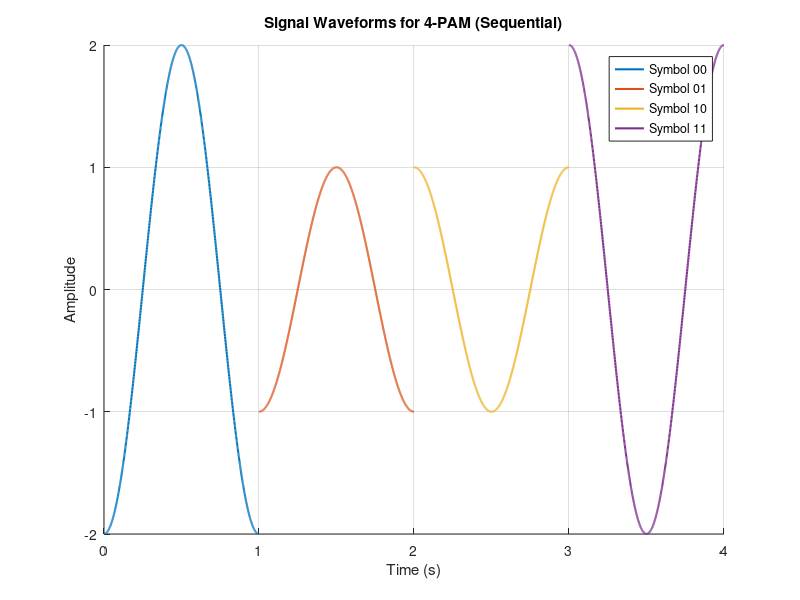
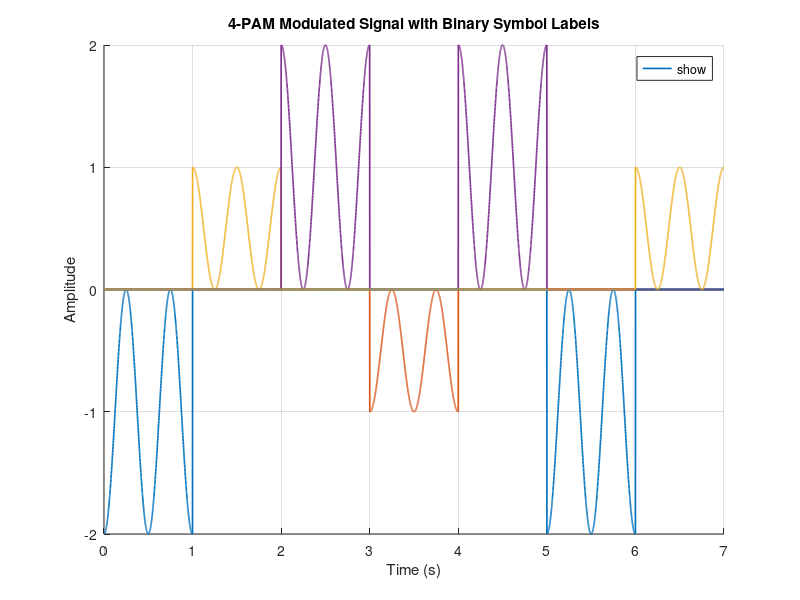

Recreate these plots in MATLAB, in order.
% MATLAB Script for 4-PAM Modulation with Matched Colors
clc;
clear;
close all;

%% User Inputs
M = 4; % M-PAM order (e.g., 4 for 4-PAM)
A = [-2, -1, 1, 2]; % Amplitudes corresponding to M-PAM symbols
binary_sequence = '00101101110010'; % Binary sequence to transmit
fs = 1000; % Sampling frequency (samples per second)
fc = 1; % Carrier frequency in Hz
T = 1; % Symbol duration in seconds

% Validate Inputs
if length(A) ~= M
    error('Number of amplitudes must match the M-PAM order.');
end
if mod(length(binary_sequence), log2(M)) ~= 0
    error('Binary sequence length must be a multiple of log2(M).');
end

% Derived Parameters
symbols = cellstr(dec2bin(0:M-1)); % Binary symbols as cell array of strings
t_wave = linspace(0, T, fs); % Time vector for one symbol duration
gT = cos(2 * pi * fc * t_wave); % Carrier signal gT(t)
symbol_map = containers.Map(symbols, A); % Map binary symbols to amplitudes
sequence_length = length(binary_sequence) / log2(M); % Number of symbols

% Predefine Colors for Consistent Symbol Representation
color_map = lines(M); % Generate M unique colors using MATLAB's "lines" colormap

%% Task B: Sequential Signal Waveforms for Each Symbol
figure(1);
hold on;

for i = 1:M
    t_symbol = t_wave + (i-1)*T; % Shift each symbol sequentially in time
    waveform = A(i) * gT; % Modulated waveform for each amplitude
    plot(t_symbol, waveform, 'LineWidth', 1.5, 'Color', color_map(i, :), ...
        'DisplayName', ['Symbol ', symbols{i}]); % Assign a unique color
end

xlabel('Time (s)');
ylabel('Amplitude');
title('Signal Waveforms for 4-PAM (Sequential)');
legend('show');
grid on;
hold off;

%% Task C: Transmission of a Binary Sequence
% Map Binary Sequence to Amplitude Levels
sequence_amplitudes = zeros(1, sequence_length);
sequence_binary = cell(1, sequence_length); % To store binary symbols for the legend

for i = 1:sequence_length
    binary_symbol = binary_sequence((i-1)*log2(M)+1:i*log2(M)); % Extract binary symbol
    sequence_amplitudes(i) = symbol_map(binary_symbol); % Map to amplitude
    sequence_binary{i} = binary_symbol; % Store binary symbol
end

% Time Vector for Entire Transmission
total_time = sequence_length * T; % Total duration of the transmission
t_total = linspace(0, total_time, sequence_length * fs); % Total time vector
carrier = cos(2 * pi * fc * t_total); % Carrier for the entire sequence

% Plot Each Symbol's Contribution (Overlaid) with Matched Colors
figure(2);
hold on;
for i = 1:sequence_length
    start_idx = (i-1)*fs + 1;
    end_idx = i*fs;
    symbol_waveform = zeros(1, length(t_total));
    symbol_waveform(start_idx:end_idx) = sequence_amplitudes(i) * gT;
    
    % Find the color corresponding to the binary symbol
    symbol_idx = find(strcmp(sequence_binary{i}, symbols));
    plot(t_total, carrier .* symbol_waveform, 'LineWidth', 1.2, ...
        'Color', color_map(symbol_idx, :), ... % Use the matched color
        'DisplayName', ['Symbol: ', sequence_binary{i}]); % Binary symbol in legend
end

xlabel('Time (s)');
ylabel('Amplitude');
title('4-PAM Modulated Signal with Binary Symbol Labels');
legend('show', 'Location', 'Best');
grid on;
hold off;

% Display Transmission Duration
disp(['Transmission duration: ', num2str(total_time), ' seconds']);
